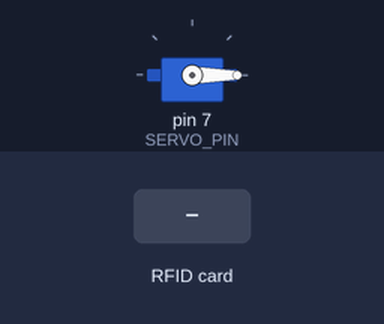
A sketch run on a simulated Arduino Uno, built with avr-gcc and run on an emulated ATmega328P. Shown: servo. The inputs (shaded band) are chosen by the test bench.

Above: at 1.2 s.
1.3 s: RFID card D3 67 3B 1C held to the reader
At 2.4 s:
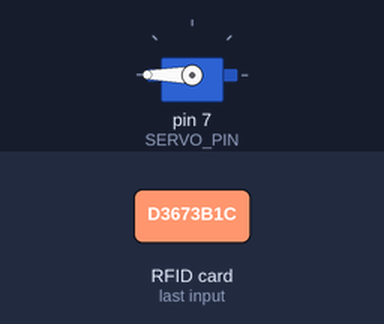
4.3 s: RFID card C3 84 28 F5 held to the reader
At 7.6 s:
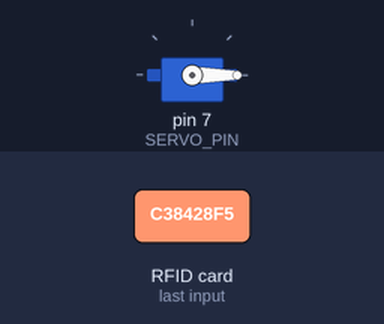
Timing chart, 0 to 9.1 s (numbered marks = the images above; inputs shaded):
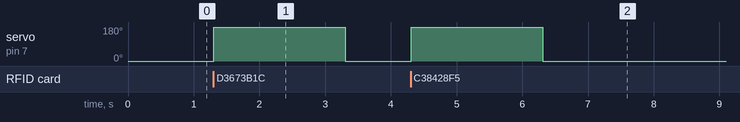

Measured:
- after the input at 1.3 s, servo on pin 7 (SERVO_PIN): 0° → 180° at once, → 0° 2.0 s later
- after the input at 4.3 s, servo on pin 7 (SERVO_PIN): 0° → 180° at once, → 0° 2.0 s later

The sketch:

code.ino
```cpp
#include <SPI.h>
#include <MFRC522.h>
#include <Servo.h>

#define SS_PIN 10
#define RST_PIN 9
#define SERVO_PIN 7 // Adjust this pin as needed

MFRC522 mfrc522(SS_PIN, RST_PIN);
Servo myservo;

byte allowedTagID1[] = {0xD3, 0x67, 0x3B, 0x1C};
byte allowedTagID2[] = {0xC3, 0x84, 0x28, 0xF5};

int scanCount1 = 0;
int scanCount2 = 0;

void setup() {
  Serial.begin(9600);
  SPI.begin();
  mfrc522.PCD_Init();
  myservo.attach(SERVO_PIN);
  myservo.write(0); // Initial position
}

void loop() {
  // Check for new card
  if (mfrc522.PICC_IsNewCardPresent() && mfrc522.PICC_ReadCardSerial()) {
    byte cardId[4];
    for (byte i = 0; i < 4; i++) {
      cardId[i] = mfrc522.uid.uidByte[i];
    }

    // Compare the card ID with the allowed tag IDs
    if (memcmp(cardId, allowedTagID1, 4) == 0) {
      // Increment the scan count for the first tag
      scanCount1++;

      // Check if the scan count is within the limit
      if (scanCount1 <= 3) {
        // Rotate the servo
        myservo.write(180); // Adjust angle as needed
        delay(2000); // Hold the position for 2 seconds
        myservo.write(0); // Return to initial position
      } else {
        Serial.println("Tag 1 limit reached.");
      }
    } else if (memcmp(cardId, allowedTagID2, 4) == 0) {
      // Increment the scan count for the second tag
      scanCount2++;

      // Check if the scan count is within the limit
      if (scanCount2 <= 3) {
        // Rotate the servo
        myservo.write(180); // Adjust angle as needed
        delay(2000); // Hold the position for 2 seconds
        myservo.write(0); // Return to initial position
      } else {
        Serial.println("Tag 2 limit reached.");
      }
    }

    // Halt the PICC
    mfrc522.PICC_HaltA();
  }
}
```
